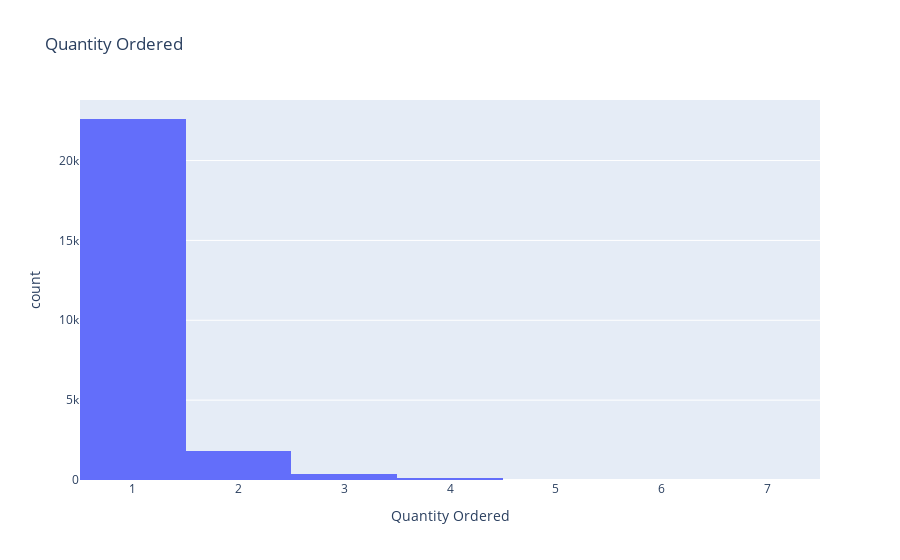
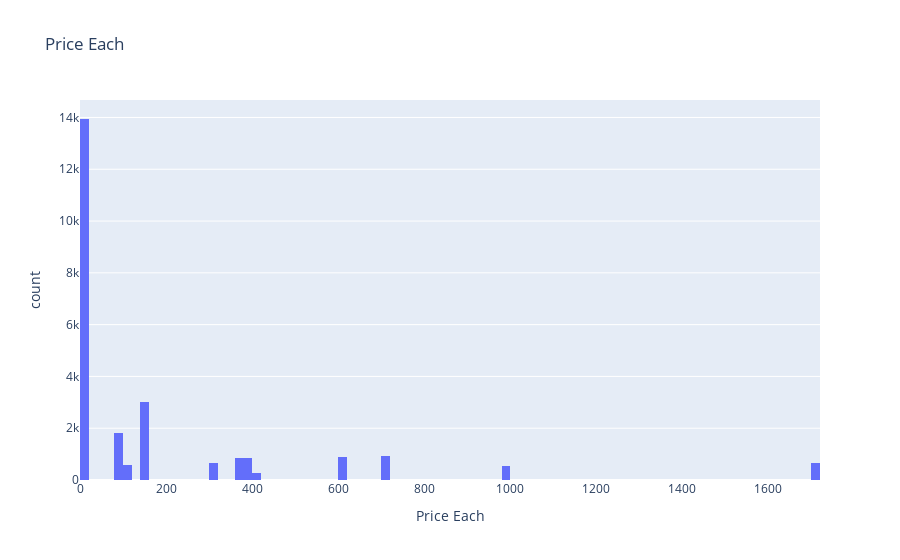

The notebook cell these images were saved under, in order:
### Code cell
import plotly.express as px 
for col in num_col:
    px.histogram(df,x=col,title=col).show()

### Figure 1 — Plotly figure (JSON) as saved in the notebook; plotly's stock layout.template omitted (floating-point values rounded to 4 significant figures; data arrays with more than 128 entries replaced by an {"elided": "..."} marker saying what was removed)
{"data": [{"bingroup": "x", "hovertemplate": "Quantity Ordered=%{x}<br>count=%{y}<extra></extra>", "legendgroup": "", "marker": {"color": "#636efa", "pattern": {"shape": ""}}, "name": "", "orientation": "v", "showlegend": false, "type": "histogram", "x": {"elided": "24949 int values"}, "xaxis": "x", "yaxis": "y"}], "layout": {"barmode": "relative", "legend": {"tracegroupgap": 0}, "title": {"text": "Quantity Ordered"}, "xaxis": {"anchor": "y", "domain": [0, 1], "title": {"text": "Quantity Ordered"}}, "yaxis": {"anchor": "x", "domain": [0, 1], "title": {"text": "count"}}}}

### Figure 2 — Plotly figure (JSON) as saved in the notebook; plotly's stock layout.template omitted (floating-point values rounded to 4 significant figures; data arrays with more than 128 entries replaced by an {"elided": "..."} marker saying what was removed)
{"data": [{"bingroup": "x", "hovertemplate": "Price Each=%{x}<br>count=%{y}<extra></extra>", "legendgroup": "", "marker": {"color": "#636efa", "pattern": {"shape": ""}}, "name": "", "orientation": "v", "showlegend": false, "type": "histogram", "x": {"elided": "24949 float values"}, "xaxis": "x", "yaxis": "y"}], "layout": {"barmode": "relative", "legend": {"tracegroupgap": 0}, "title": {"text": "Price Each"}, "xaxis": {"anchor": "y", "domain": [0, 1], "title": {"text": "Price Each"}}, "yaxis": {"anchor": "x", "domain": [0, 1], "title": {"text": "count"}}}}
